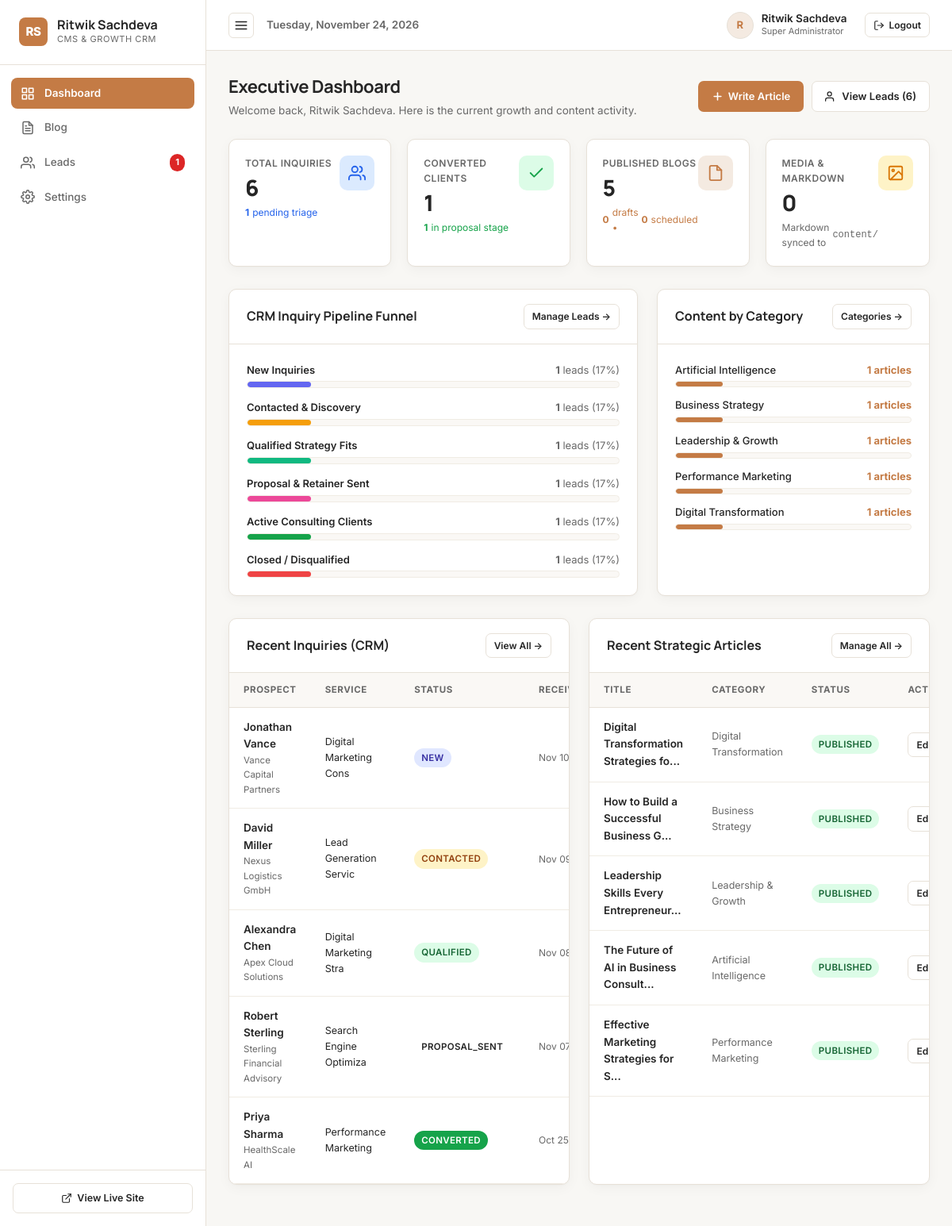
The page /admin/index.php (signed in) on the database its author committed.
### tables this page shows
CREATE TABLE `blog_authors` (
    `id` INT UNSIGNED AUTO_INCREMENT PRIMARY KEY,
    `name` VARCHAR(100) NOT NULL,
    `slug` VARCHAR(120) NOT NULL UNIQUE,
    `title` VARCHAR(150) DEFAULT 'Business & Marketing Consultant',
    `bio` TEXT DEFAULT NULL,
    `avatar` VARCHAR(255) DEFAULT NULL,
    `email` VARCHAR(191) DEFAULT NULL,
    `social_links` JSON DEFAULT NULL,
    `created_at` DATETIME NOT NULL DEFAULT CURRENT_TIMESTAMP,
    `updated_at` DATETIME NOT NULL DEFAULT CURRENT_TIMESTAMP ON UPDATE CURRENT_TIMESTAMP,
    INDEX `idx_author_slug` (`slug`)
);

CREATE TABLE `contact_leads` (
    `id` INT UNSIGNED AUTO_INCREMENT PRIMARY KEY,
    `full_name` VARCHAR(150) NOT NULL,
    `email` VARCHAR(191) NOT NULL,
    `phone` VARCHAR(50) DEFAULT NULL,
    `company` VARCHAR(150) DEFAULT NULL,
    `service_interested` VARCHAR(100) DEFAULT NULL,
    `monthly_budget` VARCHAR(100) DEFAULT NULL,
    `message` TEXT NOT NULL,
    `status` ENUM('NEW', 'CONTACTED', 'QUALIFIED', 'PROPOSAL_SENT', 'CONVERTED', 'LOST') NOT NULL DEFAULT 'NEW',
    `lead_source` VARCHAR(100) NOT NULL DEFAULT 'Website Contact Form',
    `ip_address` VARCHAR(45) DEFAULT NULL,
    `user_agent` VARCHAR(255) DEFAULT NULL,
    `assigned_to` INT UNSIGNED DEFAULT NULL,
    `follow_up_date` DATE DEFAULT NULL,
    `is_spam` TINYINT(1) NOT NULL DEFAULT 0,
    `created_at` DATETIME NOT NULL DEFAULT CURRENT_TIMESTAMP,
    `updated_at` DATETIME NOT NULL DEFAULT CURRENT_TIMESTAMP ON UPDATE CURRENT_TIMESTAMP,
    INDEX `idx_leads_status` (`status`),
    INDEX `idx_leads_email` (`email`),
    INDEX `idx_leads_created` (`created_at`),
    CONSTRAINT `fk_leads_assigned` FOREIGN KEY (`assigned_to`) REFERENCES `admins` (`id`) ON DELETE SET NULL
);

CREATE TABLE `blogs` (
    `id` INT UNSIGNED AUTO_INCREMENT PRIMARY KEY,
    `title` VARCHAR(255) NOT NULL,
    `slug` VARCHAR(191) NOT NULL UNIQUE,
    `excerpt` TEXT NOT NULL,
    `content` LONGTEXT NOT NULL,
    `featured_image` VARCHAR(255) DEFAULT NULL,
    `featured_image_alt` VARCHAR(255) DEFAULT NULL,
    `category_id` INT UNSIGNED DEFAULT NULL,
    `author_id` INT UNSIGNED NOT NULL,
    `status` ENUM('draft', 'published', 'scheduled') NOT NULL DEFAULT 'draft',
    `is_featured` TINYINT(1) NOT NULL DEFAULT 0,
    `reading_time` INT UNSIGNED NOT NULL DEFAULT 5,
    `faqs_json` JSON DEFAULT NULL,
    `published_at` DATETIME DEFAULT NULL,
    `scheduled_for` DATETIME DEFAULT NULL,
    `markdown_file_path` VARCHAR(255) DEFAULT NULL,
    `views_count` INT UNSIGNED NOT NULL DEFAULT 0,
    `meta_title` VARCHAR(191) DEFAULT NULL,
    `meta_description` VARCHAR(255) DEFAULT NULL,
    `canonical_url` VARCHAR(255) DEFAULT NULL,
    `og_image` VARCHAR(255) DEFAULT NULL,
    `robots_directive` VARCHAR(50) NOT NULL DEFAULT 'index, follow',
    `schema_type` VARCHAR(50) NOT NULL DEFAULT 'BlogPosting',
    `created_by` INT UNSIGNED DEFAULT NULL,
    `updated_by` INT UNSIGNED DEFAULT NULL,
    `deleted_at` DATETIME DEFAULT NULL,
    `created_at` DATETIME NOT NULL DEFAULT CURRENT_TIMESTAMP,
    `updated_at` DATETIME NOT NULL DEFAULT CURRENT_TIMESTAMP ON UPDATE CURRENT_TIMESTAMP,
    INDEX `idx_blog_slug` (`slug`),
    INDEX `idx_blog_status` (`status`),
    INDEX `idx_blog_published` (`published_at`),
    INDEX `idx_blog_featured` (`is_featured`),
    INDEX `idx_blog_deleted` (`deleted_at`),
    CONSTRAINT `fk_blogs_category` FOREIGN KEY (`category_id`) REFERENCES `blog_categories` (`id`) ON DELETE SET NULL,
    CONSTRAINT `fk_blogs_author` FOREIGN KEY (`author_id`) REFERENCES `blog_authors` (`id`) ON DELETE RESTRICT,
    CONSTRAINT `fk_blogs_creator` FOREIGN KEY (`created_by`) REFERENCES `admins` (`id`) ON DELETE SET NULL,
    CONSTRAINT `fk_blogs_updater` FOREIGN KEY (`updated_by`) REFERENCES `admins` (`id`) ON DELETE SET NULL
);

CREATE TABLE `blog_categories` (
    `id` INT UNSIGNED AUTO_INCREMENT PRIMARY KEY,
    `name` VARCHAR(100) NOT NULL,
    `slug` VARCHAR(120) NOT NULL UNIQUE,
    `description` TEXT DEFAULT NULL,
    `created_at` DATETIME NOT NULL DEFAULT CURRENT_TIMESTAMP,
    `updated_at` DATETIME NOT NULL DEFAULT CURRENT_TIMESTAMP ON UPDATE CURRENT_TIMESTAMP,
    INDEX `idx_cat_slug` (`slug`)
);

### admin/index.php (the view, shortened to what the rows shown need)
<?php
require_once __DIR__ . '/includes/header.php';
$recentLeadsStmt = $pdo->query("
    SELECT id, full_name, email, company, service_interested, monthly_budget, status, created_at
    FROM contact_leads
    ORDER BY created_at DESC
    LIMIT 5
");
$recentLeads = $recentLeadsStmt->fetchAll();
$recentBlogsStmt = $pdo->query("
    SELECT b.id, b.title, b.slug, b.status, b.published_at, b.created_at,
           c.name AS category_name, a.name AS author_name
    FROM blogs b
    LEFT JOIN blog_categories c ON b.category_id = c.id
    LEFT JOIN blog_authors a ON b.author_id = a.id
    ORDER BY b.created_at DESC
    LIMIT 5
");
$recentBlogs = $recentBlogsStmt->fetchAll();
?>
<div class="admin-page-header">
  <div>
    <h1 class="admin-page-title">Executive Dashboard</h1>
    <p class="admin-page-subtitle">Welcome back, <?= e($currentUser['name'] ?? 'Admin') ?>. Here is the current growth and content activity.</p>
  </div>
</div>
<div style="display: grid; grid-template-columns: 1fr 1fr; gap: 24px;">
  <div class="admin-card">
    <div class="admin-table-wrap">
      <table class="admin-table">
        <thead>
          <tr>
            <th>Prospect</th>
            <th>Service</th>
            <th>Status</th>
            <th>Received</th>
          </tr>
        </thead>
        <tbody>
          <?php if (!empty($recentLeads)): ?>
            <?php foreach ($recentLeads as $lead): ?>
              <tr>
                <td>
                  <div style="font-weight: 600; color: var(--admin-text-main);"><?= e($lead['full_name']) ?></div>
                  <div style="font-size: 11.5px; color: var(--admin-text-muted);"><?= e($lead['company'] ?: $lead['email']) ?></div>
                </td>
                <td style="font-size: 12.5px;">
                  <?= e(mb_substr($lead['service_interested'] ?: 'Consulting', 0, 22)) ?>
                </td>
                <td>
                  <span class="admin-badge lead-<?= strtolower(str_replace('_', '', $lead['status'])) ?>">
                    <?= e($lead['status']) ?>
                  </span>
                </td>
                <td style="font-size: 12px; color: var(--admin-text-muted);">
                  <?= date('M d', strtotime($lead['created_at'])) ?>
                </td>
              </tr>
            <?php endforeach; ?>
          <?php else: ?>
            <tr>
              <td colspan="4" style="text-align: center; color: var(--admin-text-muted); padding: 24px;">No inquiries recorded yet.</td>
            </tr>
          <?php endif; ?>
        </tbody>
      </table>
    </div>
  </div>
  <div class="admin-card">
    <div class="admin-table-wrap">
      <table class="admin-table">
        <thead>
          <tr>
            <th>Title</th>
            <th>Category</th>
            <th>Status</th>
            <th>Actions</th>
          </tr>
        </thead>
        <tbody>
          <?php if (!empty($recentBlogs)): ?>
            <?php foreach ($recentBlogs as $rb): ?>
              <tr>
                <td>
                  <a href="blog-edit.php?id=<?= $rb['id'] ?>" style="font-weight: 600; color: var(--admin-text-main); text-decoration: none;">
                    <?= e(mb_substr($rb['title'], 0, 36)) ?>...
                  </a>
                </td>
                <td style="font-size: 12.5px; color: var(--admin-text-muted);">
                  <?= e($rb['category_name'] ?: 'General') ?>
                </td>
                <td>
                  <span class="admin-badge status-<?= $rb['status'] ?>">
                    <?= strtoupper($rb['status']) ?>
                  </span>
                </td>
                <td>
                  <div style="display: flex; gap: 6px;">
                    <a href="blog-edit.php?id=<?= $rb['id'] ?>" class="btn-admin btn-admin-secondary btn-admin-sm" title="Edit">
                      Edit
                    </a>
                  </div>
                </td>
              </tr>
            <?php endforeach; ?>
          <?php else: ?>
            <tr>
              <td colspan="4" style="text-align: center; color: var(--admin-text-muted); padding: 24px;">No articles created yet.</td>
            </tr>
          <?php endif; ?>
        </tbody>
      </table>
    </div>
  </div>
</div>
<?php require_once __DIR__ . '/includes/footer.php'; ?>

### rows shown on the page
blog_authors: name "Ritwik Sachdeva"
contact_leads: full_name "Jonathan Vance", company "Vance Capital Partners", service_interested "Digital Marketing Cons", status "NEW", created_at "Nov 10"
contact_leads: full_name "David Miller", company "Nexus Logistics GmbH", service_interested "Lead Generation Servic", status "CONTACTED", created_at "Nov…"
contact_leads: full_name "Alexandra Chen", company "Apex Cloud Solutions", service_interested "Digital Marketing Stra", status "QUALIFIED", created_at "Nov…"
contact_leads: full_name "Robert Sterling", company "Sterling Financial Advisory", service_interested "Search Engine Optimiza", status "PROPOSAL_SENT", created_at "Nov…"
contact_leads: full_name "Priya Sharma", company "HealthScale AI", service_interested "Performance Marketing", status "CONVERTED", created_at "Oct 25"
blogs: title "Digital Transformation Strategies fo", category.name "Digital Transformation", status "PUBLISHED"
blogs: title "How to Build a Successful Business G", category.name "Business Strategy", status "PUBLISHED"
blogs: title "Leadership Skills Every Entrepreneur", category.name "Leadership & Growth", status "PUBLISHED"
blogs: title "The Future of AI in Business Consult", category.name "Artificial Intelligence", status "PUBLISHED"
blogs: title "Effective Marketing Strategies for S", category.name "Performance Marketing", status "PUBLISHED"

### other values the page prints
$newLeadsCount "1"
substr($currentUser['name'] ?? 'A', 0, 1) "R"
$currentUser['name'] "Ritwik Sachdeva"
$currentUser['role_display'] "Super Administrator"
$totalLeads "6"
$newLeads "1"
$convertedLeads "1"
$qualifiedLeads "1"
$publishedBlogs "5"
$draftBlogs "0"
$scheduledBlogs "0"
$totalMedia "0"
$stInfo['label'] "New Inquiries"
$count "1"
$percent "17"
